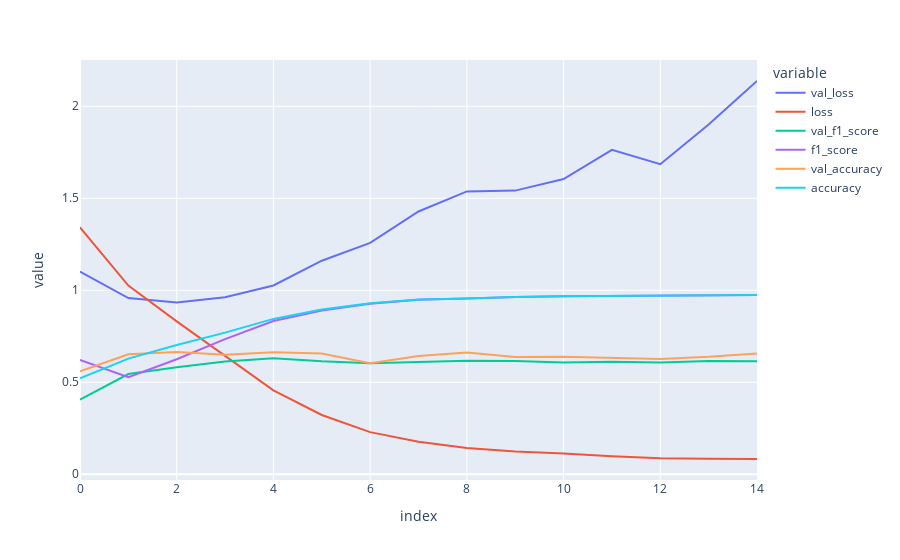

Notebook cell for this chart:
### Code cell
# Babysit the model
px.line(
    pd.DataFrame(
        {
            "val_loss": history.history["val_loss"],
            "loss": history.history["loss"],
            "val_f1_score": history.history["val_f1_score"],
            "f1_score": history.history["f1_score"],
            "val_accuracy": history.history["val_accuracy"],
            "accuracy": history.history["accuracy"],
        }
    )
)

### Figure 1 — Plotly figure (JSON) as saved in the notebook; plotly's stock layout.template omitted (floating-point values rounded to 4 significant figures)
{"data": [{"hovertemplate": "variable=val_loss<br>index=%{x}<br>value=%{y}<extra></extra>", "legendgroup": "val_loss", "line": {"color": "#636efa", "dash": "solid"}, "marker": {"symbol": "circle"}, "mode": "lines", "name": "val_loss", "orientation": "v", "showlegend": true, "type": "scatter", "x": [0, 1, 2, 3, 4, 5, 6, 7, 8, 9, 10, 11, 12, 13, 14], "xaxis": "x", "y": [1.102, 0.9575, 0.9337, 0.9626, 1.026, 1.161, 1.258, 1.428, 1.537, 1.542, 1.605, 1.763, 1.685, 1.9, 2.137], "yaxis": "y"}, {"hovertemplate": "variable=loss<br>index=%{x}<br>value=%{y}<extra></extra>", "legendgroup": "loss", "line": {"color": "#EF553B", "dash": "solid"}, "marker": {"symbol": "circle"}, "mode": "lines", "name": "loss", "orientation": "v", "showlegend": true, "type": "scatter", "x": [0, 1, 2, 3, 4, 5, 6, 7, 8, 9, 10, 11, 12, 13, 14], "xaxis": "x", "y": [1.342, 1.025, 0.8308, 0.6432, 0.4558, 0.3222, 0.2289, 0.1761, 0.1422, 0.1233, 0.113, 0.09799, 0.08687, 0.08407, 0.08291], "yaxis": "y"}, {"hovertemplate": "variable=val_f1_score<br>index=%{x}<br>value=%{y}<extra></extra>", "legendgroup": "val_f1_score", "line": {"color": "#00cc96", "dash": "solid"}, "marker": {"symbol": "circle"}, "mode": "lines", "name": "val_f1_score", "orientation": "v", "showlegend": true, "type": "scatter", "x": [0, 1, 2, 3, 4, 5, 6, 7, 8, 9, 10, 11, 12, 13, 14], "xaxis": "x", "y": [0.4055, 0.5447, 0.5811, 0.6131, 0.6309, 0.6138, 0.6036, 0.6121, 0.6175, 0.6152, 0.6075, 0.6116, 0.6076, 0.6155, 0.6138], "yaxis": "y"}, {"hovertemplate": "variable=f1_score<br>index=%{x}<br>value=%{y}<extra></extra>", "legendgroup": "f1_score", "line": {"color": "#ab63fa", "dash": "solid"}, "marker": {"symbol": "circle"}, "mode": "lines", "name": "f1_score", "orientation": "v", "showlegend": true, "type": "scatter", "x": [0, 1, 2, 3, 4, 5, 6, 7, 8, 9, 10, 11, 12, 13, 14], "xaxis": "x", "y": [0.6214, 0.5271, 0.6249, 0.7342, 0.8326, 0.89, 0.927, 0.9481, 0.955, 0.9634, 0.9675, 0.9687, 0.9735, 0.9748, 0.9739], "yaxis": "y"}, {"hovertemplate": "variable=val_accuracy<br>index=%{x}<br>value=%{y}<extra></extra>", "legendgroup": "val_accuracy", "line": {"color": "#FFA15A", "dash": "solid"}, "marker": {"symbol": "circle"}, "mode": "lines", "name": "val_accuracy", "orientation": "v", "showlegend": true, "type": "scatter", "x": [0, 1, 2, 3, 4, 5, 6, 7, 8, 9, 10, 11, 12, 13, 14], "xaxis": "x", "y": [0.559, 0.652, 0.664, 0.649, 0.663, 0.656, 0.603, 0.643, 0.662, 0.637, 0.638, 0.632, 0.627, 0.639, 0.657], "yaxis": "y"}, {"hovertemplate": "variable=accuracy<br>index=%{x}<br>value=%{y}<extra></extra>", "legendgroup": "accuracy", "line": {"color": "#19d3f3", "dash": "solid"}, "marker": {"symbol": "circle"}, "mode": "lines", "name": "accuracy", "orientation": "v", "showlegend": true, "type": "scatter", "x": [0, 1, 2, 3, 4, 5, 6, 7, 8, 9, 10, 11, 12, 13, 14], "xaxis": "x", "y": [0.522, 0.6284, 0.7022, 0.7698, 0.8444, 0.8952, 0.9292, 0.9492, 0.9556, 0.964, 0.9678, 0.969, 0.9738, 0.975, 0.9742], "yaxis": "y"}], "layout": {"legend": {"title": {"text": "variable"}, "tracegroupgap": 0}, "margin": {"t": 60}, "xaxis": {"anchor": "y", "domain": [0, 1], "title": {"text": "index"}}, "yaxis": {"anchor": "x", "domain": [0, 1], "title": {"text": "value"}}}}
